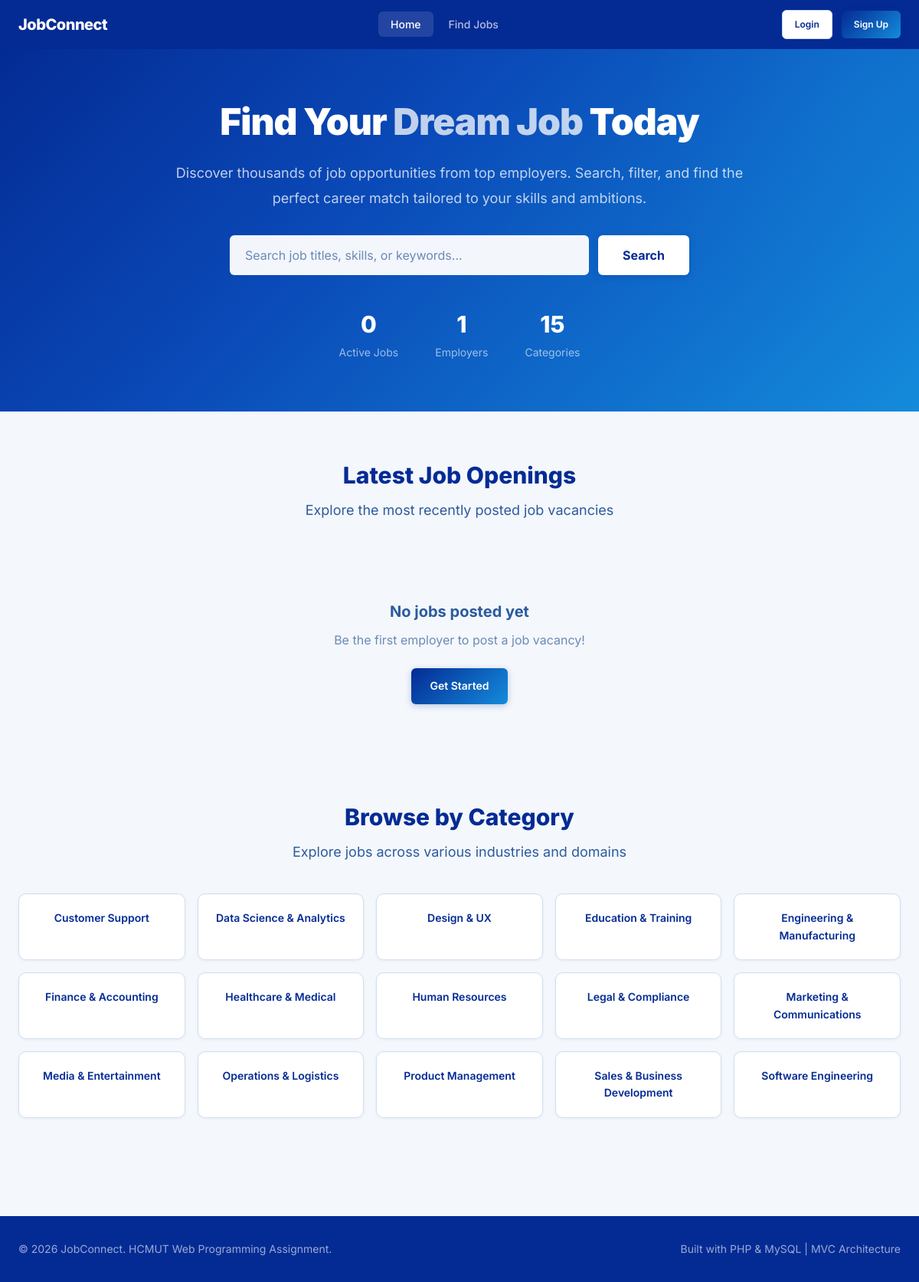
The page / on the database its author committed.
### tables this page shows
CREATE TABLE job_categories (
    id INT AUTO_INCREMENT PRIMARY KEY,
    name VARCHAR(100) NOT NULL UNIQUE,
    created_at TIMESTAMP DEFAULT CURRENT_TIMESTAMP
);

### controllers/HomeController.php (called while the page is built)
<?php
require_once APP_ROOT . '/models/JobVacancyModel.php';
require_once APP_ROOT . '/models/ReferenceModel.php';
class HomeController
{
    public function index()
    {
        $jobModel = new JobVacancyModel();
        $refModel = new ReferenceModel();
        $latestJobs = $jobModel->search([], 1, 6, 'newest');
        $stats = $jobModel->getStats();
        view('home', [
            'title' => 'Find Your Dream Job',
            'latestJobs' => $latestJobs['data'],
            'totalJobs' => $latestJobs['total'],
            'categories' => $refModel->getAll('job_categories'),
            'stats' => $stats
        ]);
    }
}

### public/index.php (called while the page is built, shortened)
<?php
require_once APP_ROOT . '/config/database.php';
require_once APP_ROOT . '/helpers/functions.php';
$requestUri = parse_url($_SERVER['REQUEST_URI'], PHP_URL_PATH);
$requestMethod = $_SERVER['REQUEST_METHOD'];
$requestUri = rtrim($requestUri, '/') ?: '/';
$matched = Router::dispatch($requestUri, $requestMethod);

### config/database.php (called while the page is built, shortened)
<?php
class Database
{
    private static $instance = null;
    private $pdo;
    private function __construct()
    {
        $dsn = "mysql:host=" . DB_HOST . ";dbname=" . DB_NAME . ";charset=" . DB_CHARSET;
        $options = [
            PDO::ATTR_ERRMODE => PDO::ERRMODE_EXCEPTION,
            PDO::ATTR_DEFAULT_FETCH_MODE => PDO::FETCH_ASSOC,
            PDO::ATTR_EMULATE_PREPARES => false,
        ];
        try {
            $this->pdo = new PDO($dsn, DB_USER, DB_PASS, $options);
        } catch (PDOException $e) {
            die("Database connection failed: " . $e->getMessage());
        }
    }
    public static function getInstance()
    {
        if (self::$instance === null) {
            self::$instance = new self();
        }
        return self::$instance;
    }
    public function getConnection()
    {
        return $this->pdo;
    }
}

### models/JobVacancyModel.php (called while the page is built, shortened)
<?php
class JobVacancyModel
{
    private $db;
    public function __construct()
    {
        $this->db = Database::getInstance()->getConnection();
    }
    public function search($filters = [], $page = 1, $perPage = ITEMS_PER_PAGE, $sort = 'newest')
    {
        $offset = ($page - 1) * $perPage;
        $conditions = ["jv.is_active = 1"];
        $params = [];
        $whereClause = implode(' AND ', $conditions);
        switch ($sort) {
            default:
                $orderBy = "jv.created_at DESC";
        }
        $countSql = "SELECT COUNT(DISTINCT jv.id)
            FROM job_vacancies jv
            JOIN job_titles jt ON jv.job_title_id = jt.id
            JOIN job_categories jc ON jv.job_category_id = jc.id
            JOIN salary_ranges sr ON jv.salary_range_id = sr.id
            WHERE $whereClause";
        $countStmt = $this->db->prepare($countSql);
        $countStmt->execute($params);
        $total = $countStmt->fetchColumn();
        $sql = "SELECT DISTINCT jv.*,
            jt.name AS job_title_name,
            jc.name AS job_category_name,
            et.name AS employment_type_name,
            ind.name AS industry_name,
            jl.name AS job_level_name,
            sr.label AS salary_range_label,
            sr.min_salary, sr.max_salary,
            st.name AS salary_type_name,
            c.name AS country_name,
            ci.name AS city_name,
            wa.name AS work_arrangement_name,
            u.company_name,
            u.full_name AS employer_name
        FROM job_vacancies jv
        JOIN job_titles jt ON jv.job_title_id = jt.id
        JOIN job_categories jc ON jv.job_category_id = jc.id
        JOIN employment_types et ON jv.employment_type_id = et.id
        JOIN industries ind ON jv.industry_id = ind.id
        JOIN job_levels jl ON jv.job_level_id = jl.id
        JOIN salary_ranges sr ON jv.salary_range_id = sr.id
        JOIN salary_types st ON jv.salary_type_id = st.id
        JOIN countries c ON jv.country_id = c.id
        JOIN cities ci ON jv.city_id = ci.id
        JOIN work_arrangements wa ON jv.work_arrangement_id = wa.id
        JOIN users u ON jv.employer_id = u.id
        WHERE $whereClause
        ORDER BY $orderBy
        LIMIT ? OFFSET ?";
        $params[] = $perPage;
        $params[] = $offset;
        $stmt = $this->db->prepare($sql);
        $stmt->execute($params);
        $jobs = $stmt->fetchAll();
        return [
            'data' => $jobs,
            'total' => $total,
            'page' => $page,
            'perPage' => $perPage,
            'totalPages' => ceil($total / max($perPage, 1))
        ];
    }
    public function getStats($employerId = null)
    {
        $stats = [];
        if ($employerId) {
            $stmt = $this->db->prepare("SELECT COUNT(*) FROM job_vacancies WHERE employer_id = ?");
            $stmt->execute([$employerId]);
            $stats['total'] = $stmt->fetchColumn();
            $stmt = $this->db->prepare("SELECT COUNT(*) FROM job_vacancies WHERE employer_id = ? AND is_active = 1");
            $stmt->execute([$employerId]);
            $stats['active'] = $stmt->fetchColumn();
            $stats['inactive'] = $stats['total'] - $stats['active'];
        } else {
            $stats['total'] = $this->db->query("SELECT COUNT(*) FROM job_vacancies")->fetchColumn();
            $stats['active'] = $this->db->query("SELECT COUNT(*) FROM job_vacancies WHERE is_active = 1")->fetchColumn();
            $stats['inactive'] = $stats['total'] - $stats['active'];
            $stats['employers'] = $this->db->query("SELECT COUNT(*) FROM users WHERE role = 'employer'")->fetchColumn();
            $stats['jobseekers'] = $this->db->query("SELECT COUNT(*) FROM users WHERE role = 'jobseeker'")->fetchColumn();
        }
        return $stats;
    }
}

### models/ReferenceModel.php (called while the page is built, shortened)
<?php
class ReferenceModel
{
    private $db;
    public function __construct()
    {
        $this->db = Database::getInstance()->getConnection();
    }
    public function getAll($table, $orderBy = 'name')
    {
        $orderColumn = $orderBy;
        $stmt = $this->db->query("SELECT * FROM `$table` ORDER BY `$orderColumn` ASC");
        return $stmt->fetchAll();
    }
}

### views/home.php (the view)
<section class="hero">
    <div class="container">
        <div class="hero-content">
            <h1>Find Your <span class="highlight">Dream Job</span> Today</h1>
            <p>Discover thousands of job opportunities from top employers. Search, filter, and find the perfect career
                match tailored to your skills and ambitions.</p>
            <form action="/jobs" method="GET" class="hero-search">
                <input type="text" name="keyword" class="form-control"
                    placeholder="Search job titles, skills, or keywords..." value="">
                <button type="submit" class="btn btn-primary btn-lg">Search</button>
            </form>
            <div class="hero-stats">
                <div class="hero-stat">
                    <span class="stat-number"><?= $totalJobs ?? 0 ?></span>
                    <span class="stat-label">Active Jobs</span>
                </div>
                <div class="hero-stat">
                    <span class="stat-number"><?= $stats['employers'] ?? 0 ?></span>
                    <span class="stat-label">Employers</span>
                </div>
                <div class="hero-stat">
                    <span class="stat-number"><?= count($categories ?? []) ?></span>
                    <span class="stat-label">Categories</span>
                </div>
            </div>
        </div>
    </div>
</section>
<section style="padding: var(--space-16) 0;">
    <div class="container">
        <div class="section-title">
            <h2>Latest Job Openings</h2>
            <p>Explore the most recently posted job vacancies</p>
        </div>
        <?php if (!empty($latestJobs)): ?>
            <div class="job-grid">
                <?php foreach ($latestJobs as $job): ?>
                    <a href="/jobs/<?= $job['id'] ?>" class="job-card">
                        <div class="job-card-header">
                            <div>
                                <div class="job-card-title"><?= h($job['job_title_name']) ?></div>
                                <div class="job-card-company"><?= h($job['company_name'] ?? $job['employer_name']) ?></div>
                            </div>
                            <span
                                class="badge badge-<?= $job['work_arrangement_name'] === 'Remote' ? 'success' : ($job['work_arrangement_name'] === 'Hybrid' ? 'warning' : 'info') ?>">
                                <?= h($job['work_arrangement_name']) ?>
                            </span>
                        </div>
                        <div class="job-card-meta">
                            <span class="job-card-meta-item"><?= h($job['city_name']) ?>, <?= h($job['country_name']) ?></span>
                            <span class="job-card-meta-item"><?= h($job['employment_type_name']) ?></span>
                            <span class="job-card-meta-item"><?= h($job['job_level_name']) ?></span>
                        </div>
                        <?php if (!empty($job['skills'])): ?>
                            <div class="job-card-skills">
                                <?php foreach (array_slice($job['skills'], 0, 3) as $skill): ?>
                                    <span class="skill-tag"><?= h($skill['skill_name']) ?></span>
                                <?php endforeach; ?>
                                <?php if (count($job['skills']) > 3): ?>
                                    <span class="skill-tag">+<?= count($job['skills']) - 3 ?></span>
                                <?php endif; ?>
                            </div>
                        <?php endif; ?>
                        <div class="job-card-footer">
                            <span class="job-card-salary"><?= h($job['salary_range_label']) ?></span>
                            <span class="job-card-time"><?= timeAgo($job['created_at']) ?></span>
                        </div>
                    </a>
                <?php endforeach; ?>
            </div>
            <div class="text-center mt-8">
                <a href="/jobs" class="btn btn-primary btn-lg">View All Jobs</a>
            </div>
        <?php else: ?>
            <div class="empty-state">
                <h3>No jobs posted yet</h3>
                <p>Be the first employer to post a job vacancy!</p>
                <?php if (!isLoggedIn()): ?>
                    <a href="/register" class="btn btn-primary">Get Started</a>
                <?php endif; ?>
            </div>
        <?php endif; ?>
    </div>
</section>
<?php if (!empty($categories)): ?>
    <section style="padding: 0 0 var(--space-16);">
        <div class="container">
            <div class="section-title">
                <h2>Browse by Category</h2>
                <p>Explore jobs across various industries and domains</p>
            </div>
            <div class="categories-grid">
                <?php foreach ($categories as $cat): ?>
                    <a href="/jobs?job_category_id=<?= $cat['id'] ?>" class="category-card">
                        <div class="category-name"><?= h($cat['name']) ?></div>
                    </a>
                <?php endforeach; ?>
            </div>
        </div>
    </section>
<?php endif; ?>

### routes/Router.php (shortened to what this page needs)
<?php
class Router
{
    private static $routes = [];
    public static function get($path, $handler, $middleware = [])
    {
        self::$routes[] = [
            'method' => 'GET',
            'path' => $path,
            'handler' => $handler,
            'middleware' => $middleware
        ];
    }
    public static function post($path, $handler, $middleware = [])
    {
        self::$routes[] = [
            'method' => 'POST',
            'path' => $path,
            'handler' => $handler,
            'middleware' => $middleware
        ];
    }
    public static function dispatch($uri, $method)
    {
        foreach (self::$routes as $route) {
            $pattern = preg_replace('/\{([a-zA-Z_]+)\}/', '(?P<$1>[^/]+)', $route['path']);
            $pattern = '#^' . $pattern . '$#';
            if (preg_match($pattern, $uri, $matches)) {
                $params = array_filter($matches, 'is_string', ARRAY_FILTER_USE_KEY);
                list($controller, $action) = explode('@', $route['handler']);
                $controllerFile = APP_ROOT . '/controllers/' . $controller . '.php';
                if (file_exists($controllerFile)) {
                    $controllerInstance = new $controller();
                    if (method_exists($controllerInstance, $action)) {
                        call_user_func_array([$controllerInstance, $action], $params);
                        return true;
                    }
                }
            }
        }
        return false;
    }
}

### helpers/functions.php (shortened to what this page needs)
<?php
function isLoggedIn()
{
    return isset($_SESSION['user_id']);
}
function h($string)
{
    return htmlspecialchars($string ?? '', ENT_QUOTES, 'UTF-8');
}
function view($viewPath, $data = [], $layout = 'main')
{
    global $requestUri;
    $data['requestUri'] = $requestUri ?? '/';
    extract($data);
    $contentFile = APP_ROOT . '/views/' . $viewPath . '.php';
    require $contentFile;
    $content = ob_get_clean();
    if ($layout) {
        require APP_ROOT . '/views/layouts/' . $layout . '.php';
    } else {
        echo $content;
    }
}

### views/layouts/main.php (shortened to what this page needs)
<!DOCTYPE html>
<html lang="en">
<head>
    <link rel="stylesheet" href="/css/style.css">
</head>
<body>
    <nav class="navbar" id="navbar">
        <div class="navbar-inner">
            <a href="/" class="navbar-brand"><?= APP_NAME ?></a>
            <ul class="navbar-nav" id="navMenu">
                <li><a href="/" class="<?= ($requestUri ?? '') === '/' ? 'active' : '' ?>">Home</a></li>
                <li><a href="/jobs" class="<?= str_starts_with($requestUri ?? '', '/jobs') ? 'active' : '' ?>">Find
                        Jobs</a></li>
            </ul>
            <div class="navbar-actions">
                <?php if (isLoggedIn()): ?>
                    <a href="/dashboard" class="user-menu">
                        <div class="user-avatar"><?= strtoupper(substr(getUserName(), 0, 1)) ?></div>
                        <div class="user-info">
                            <span class="user-name"><?= h(getUserName()) ?></span>
                            <span class="user-role"><?= h(getUserRole()) ?></span>
                        </div>
                    </a>
                    <a href="/logout" class="btn btn-secondary btn-sm">Logout</a>
                <?php else: ?>
                    <a href="/login" class="btn btn-secondary btn-sm">Login</a>
                    <a href="/register" class="btn btn-primary btn-sm">Sign Up</a>
                <?php endif; ?>
            </div>
        </div>
    </nav>
    <div class="page-wrapper">
        <?= $content ?>
    </div>
    <footer class="footer">
        <div class="container">
            <div class="footer-content">
                <div class="footer-text">&copy; <?= date('Y') ?> <?= APP_NAME ?>. HCMUT Web Programming Assignment.
                </div>
                <div class="footer-text">Built with PHP &amp; MySQL | MVC Architecture</div>
            </div>
        </div>
    </footer>
</body>
</html>

### rows shown on the page
job_categories: name "Customer Support"
job_categories: name "Data Science & Analytics"
job_categories: name "Design & UX"
job_categories: name "Education & Training"
job_categories: name "Engineering & Manufacturing"
job_categories: name "Finance & Accounting"
job_categories: name "Healthcare & Medical"
job_categories: name "Human Resources"
job_categories: name "Legal & Compliance"
job_categories: name "Marketing & Communications"
job_categories: name "Media & Entertainment"
job_categories: name "Operations & Logistics"
job_categories: name "Product Management"
job_categories: name "Sales & Business Development"
job_categories: name "Software Engineering"

### other values the page prints
$stats['employers'] "1"
